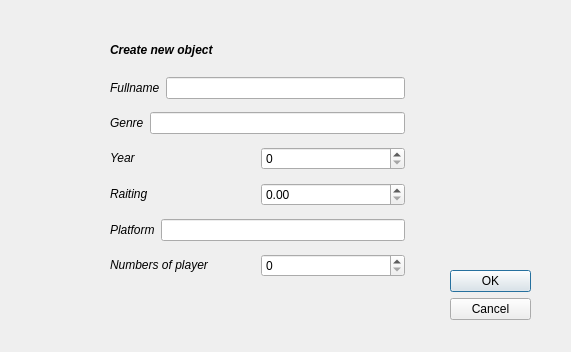
<?xml version="1.0" encoding="UTF-8"?>
<ui version="4.0">
 <class>Dialog</class>
 <widget class="QDialog" name="Dialog">
  <property name="geometry">
   <rect>
    <x>0</x>
    <y>0</y>
    <width>571</width>
    <height>352</height>
   </rect>
  </property>
  <property name="windowTitle">
   <string>Dialog</string>
  </property>
  <widget class="QDialogButtonBox" name="buttonBox">
   <property name="geometry">
    <rect>
     <x>450</x>
     <y>270</y>
     <width>81</width>
     <height>51</height>
    </rect>
   </property>
   <property name="orientation">
    <enum>Qt::Vertical</enum>
   </property>
   <property name="standardButtons">
    <set>QDialogButtonBox::Cancel|QDialogButtonBox::Ok</set>
   </property>
  </widget>
  <widget class="QLabel" name="label_7">
   <property name="geometry">
    <rect>
     <x>110</x>
     <y>40</y>
     <width>131</width>
     <height>21</height>
    </rect>
   </property>
   <property name="text">
    <string>&lt;html&gt;&lt;head/&gt;&lt;body&gt;&lt;p&gt;&lt;span style=&quot; font-weight:600; font-style:italic;&quot;&gt;Create new object&lt;/span&gt;&lt;/p&gt;&lt;/body&gt;&lt;/html&gt;</string>
   </property>
  </widget>
  <widget class="QWidget" name="layoutWidget">
   <property name="geometry">
    <rect>
     <x>110</x>
     <y>70</y>
     <width>295</width>
     <height>220</height>
    </rect>
   </property>
   <layout class="QVBoxLayout" name="verticalLayout">
    <item>
     <layout class="QHBoxLayout" name="horizontalLayout">
      <item>
       <widget class="QLabel" name="label">
        <property name="text">
         <string>&lt;html&gt;&lt;head/&gt;&lt;body&gt;&lt;p&gt;&lt;span style=&quot; font-style:italic;&quot;&gt;Fullname&lt;/span&gt;&lt;/p&gt;&lt;/body&gt;&lt;/html&gt;</string>
        </property>
       </widget>
      </item>
      <item>
       <widget class="QLineEdit" name="fullnameLineEdit"/>
      </item>
     </layout>
    </item>
    <item>
     <layout class="QHBoxLayout" name="horizontalLayout_2">
      <item>
       <widget class="QLabel" name="label_2">
        <property name="text">
         <string>&lt;html&gt;&lt;head/&gt;&lt;body&gt;&lt;p&gt;&lt;span style=&quot; font-style:italic;&quot;&gt;Genre&lt;/span&gt;&lt;/p&gt;&lt;/body&gt;&lt;/html&gt;</string>
        </property>
       </widget>
      </item>
      <item>
       <widget class="QLineEdit" name="GenreLineEdit"/>
      </item>
     </layout>
    </item>
    <item>
     <layout class="QHBoxLayout" name="horizontalLayout_3">
      <item>
       <widget class="QLabel" name="label_3">
        <property name="text">
         <string>&lt;html&gt;&lt;head/&gt;&lt;body&gt;&lt;p&gt;&lt;span style=&quot; font-style:italic;&quot;&gt;Year&lt;/span&gt;&lt;/p&gt;&lt;/body&gt;&lt;/html&gt;</string>
        </property>
       </widget>
      </item>
      <item>
       <widget class="QSpinBox" name="yearSpinBox">
        <property name="maximum">
         <number>2017</number>
        </property>
       </widget>
      </item>
     </layout>
    </item>
    <item>
     <layout class="QHBoxLayout" name="horizontalLayout_4">
      <item>
       <widget class="QLabel" name="label_4">
        <property name="text">
         <string>&lt;html&gt;&lt;head/&gt;&lt;body&gt;&lt;p&gt;&lt;span style=&quot; font-style:italic;&quot;&gt;Raiting&lt;/span&gt;&lt;/p&gt;&lt;/body&gt;&lt;/html&gt;</string>
        </property>
       </widget>
      </item>
      <item>
       <widget class="QDoubleSpinBox" name="doubleSpinBox"/>
      </item>
     </layout>
    </item>
    <item>
     <layout class="QHBoxLayout" name="horizontalLayout_5">
      <item>
       <widget class="QLabel" name="label_5">
        <property name="text">
         <string>&lt;html&gt;&lt;head/&gt;&lt;body&gt;&lt;p&gt;&lt;span style=&quot; font-style:italic;&quot;&gt;Platform&lt;/span&gt;&lt;/p&gt;&lt;/body&gt;&lt;/html&gt;</string>
        </property>
       </widget>
      </item>
      <item>
       <widget class="QLineEdit" name="platformLineEdit"/>
      </item>
     </layout>
    </item>
    <item>
     <layout class="QHBoxLayout" name="horizontalLayout_6">
      <item>
       <widget class="QLabel" name="label_6">
        <property name="text">
         <string>&lt;html&gt;&lt;head/&gt;&lt;body&gt;&lt;p&gt;&lt;span style=&quot; font-style:italic;&quot;&gt;Numbers of player&lt;/span&gt;&lt;/p&gt;&lt;/body&gt;&lt;/html&gt;</string>
        </property>
       </widget>
      </item>
      <item>
       <widget class="QSpinBox" name="NumberSpinBox"/>
      </item>
     </layout>
    </item>
   </layout>
  </widget>
  <widget class="QLabel" name="label_8">
   <property name="geometry">
    <rect>
     <x>0</x>
     <y>0</y>
     <width>591</width>
     <height>31</height>
    </rect>
   </property>
   <property name="text">
    <string/>
   </property>
   <property name="pixmap">
    <pixmap>../../../Завантаження/allfons.ru_36711.jpg</pixmap>
   </property>
  </widget>
  <widget class="QLabel" name="label_9">
   <property name="geometry">
    <rect>
     <x>0</x>
     <y>340</y>
     <width>571</width>
     <height>21</height>
    </rect>
   </property>
   <property name="text">
    <string/>
   </property>
   <property name="pixmap">
    <pixmap>../../../Завантаження/allfons.ru_36711.jpg</pixmap>
   </property>
  </widget>
  <zorder>label_7</zorder>
  <zorder>layoutWidget</zorder>
  <zorder>buttonBox</zorder>
  <zorder>label_8</zorder>
  <zorder>label_9</zorder>
 </widget>
 <resources/>
 <connections>
  <connection>
   <sender>buttonBox</sender>
   <signal>accepted()</signal>
   <receiver>Dialog</receiver>
   <slot>accept()</slot>
   <hints>
    <hint type="sourcelabel">
     <x>248</x>
     <y>254</y>
    </hint>
    <hint type="destinationlabel">
     <x>157</x>
     <y>274</y>
    </hint>
   </hints>
  </connection>
  <connection>
   <sender>buttonBox</sender>
   <signal>rejected()</signal>
   <receiver>Dialog</receiver>
   <slot>reject()</slot>
   <hints>
    <hint type="sourcelabel">
     <x>316</x>
     <y>260</y>
    </hint>
    <hint type="destinationlabel">
     <x>286</x>
     <y>274</y>
    </hint>
   </hints>
  </connection>
 </connections>
</ui>
